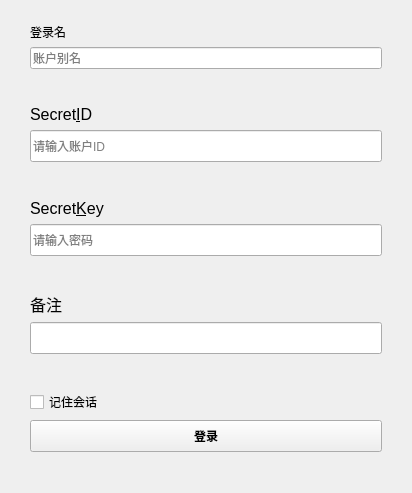
<?xml version="1.0" encoding="UTF-8"?>
<ui version="4.0">
 <class>UiLoginDialog</class>
 <widget class="QWidget" name="UiLoginDialog">
  <property name="geometry">
   <rect>
    <x>0</x>
    <y>0</y>
    <width>412</width>
    <height>493</height>
   </rect>
  </property>
  <property name="windowTitle">
   <string>登录</string>
  </property>
  <layout class="QVBoxLayout" name="verticalLayout">
   <property name="leftMargin">
    <number>30</number>
   </property>
   <property name="rightMargin">
    <number>30</number>
   </property>
   <item>
    <spacer name="verticalSpacer_7">
     <property name="orientation">
      <enum>Qt::Orientation::Vertical</enum>
     </property>
     <property name="sizeHint" stdset="0">
      <size>
       <width>20</width>
       <height>22</height>
      </size>
     </property>
    </spacer>
   </item>
   <item>
    <widget class="QLabel" name="labelLoginName">
     <property name="text">
      <string>登录名</string>
     </property>
    </widget>
   </item>
   <item>
    <widget class="UiComboLine" name="lineLoginName">
     <property name="text">
      <string/>
     </property>
     <property name="placeholderText">
      <string>账户别名</string>
     </property>
    </widget>
   </item>
   <item>
    <spacer name="verticalSpacer_2">
     <property name="orientation">
      <enum>Qt::Orientation::Vertical</enum>
     </property>
     <property name="sizeHint" stdset="0">
      <size>
       <width>20</width>
       <height>40</height>
      </size>
     </property>
    </spacer>
   </item>
   <item>
    <widget class="QLabel" name="labelSecretID">
     <property name="font">
      <font>
       <pointsize>12</pointsize>
      </font>
     </property>
     <property name="text">
      <string>Secret&amp;ID</string>
     </property>
     <property name="buddy">
      <cstring>lineSecretID</cstring>
     </property>
    </widget>
   </item>
   <item>
    <widget class="QLineEdit" name="lineSecretID">
     <property name="minimumSize">
      <size>
       <width>0</width>
       <height>32</height>
      </size>
     </property>
     <property name="maximumSize">
      <size>
       <width>16777215</width>
       <height>32</height>
      </size>
     </property>
     <property name="placeholderText">
      <string>请输入账户ID</string>
     </property>
     <property name="clearButtonEnabled">
      <bool>false</bool>
     </property>
    </widget>
   </item>
   <item>
    <spacer name="verticalSpacer_3">
     <property name="orientation">
      <enum>Qt::Orientation::Vertical</enum>
     </property>
     <property name="sizeHint" stdset="0">
      <size>
       <width>20</width>
       <height>40</height>
      </size>
     </property>
    </spacer>
   </item>
   <item>
    <widget class="QLabel" name="labelSecretKey">
     <property name="font">
      <font>
       <pointsize>12</pointsize>
      </font>
     </property>
     <property name="text">
      <string>Secret&amp;Key</string>
     </property>
     <property name="indent">
      <number>-1</number>
     </property>
     <property name="buddy">
      <cstring>lineSecretKey</cstring>
     </property>
    </widget>
   </item>
   <item>
    <widget class="UiKeywordEdit" name="lineSecretKey">
     <property name="minimumSize">
      <size>
       <width>0</width>
       <height>32</height>
      </size>
     </property>
     <property name="maximumSize">
      <size>
       <width>16777215</width>
       <height>32</height>
      </size>
     </property>
     <property name="echoMode">
      <enum>QLineEdit::EchoMode::Password</enum>
     </property>
     <property name="placeholderText">
      <string>请输入密码</string>
     </property>
    </widget>
   </item>
   <item>
    <spacer name="verticalSpacer_4">
     <property name="orientation">
      <enum>Qt::Orientation::Vertical</enum>
     </property>
     <property name="sizeHint" stdset="0">
      <size>
       <width>20</width>
       <height>40</height>
      </size>
     </property>
    </spacer>
   </item>
   <item>
    <widget class="QLabel" name="labelRemark">
     <property name="font">
      <font>
       <pointsize>12</pointsize>
      </font>
     </property>
     <property name="text">
      <string>备注</string>
     </property>
    </widget>
   </item>
   <item>
    <widget class="QLineEdit" name="lineRemark">
     <property name="minimumSize">
      <size>
       <width>0</width>
       <height>32</height>
      </size>
     </property>
     <property name="maximumSize">
      <size>
       <width>16777215</width>
       <height>32</height>
      </size>
     </property>
    </widget>
   </item>
   <item>
    <spacer name="verticalSpacer_5">
     <property name="orientation">
      <enum>Qt::Orientation::Vertical</enum>
     </property>
     <property name="sizeHint" stdset="0">
      <size>
       <width>20</width>
       <height>40</height>
      </size>
     </property>
    </spacer>
   </item>
   <item>
    <widget class="QCheckBox" name="saveSection">
     <property name="font">
      <font>
       <pointsize>9</pointsize>
      </font>
     </property>
     <property name="text">
      <string>记住会话</string>
     </property>
    </widget>
   </item>
   <item>
    <widget class="UiPushButton" name="btnLogin">
     <property name="minimumSize">
      <size>
       <width>0</width>
       <height>32</height>
      </size>
     </property>
     <property name="maximumSize">
      <size>
       <width>16777215</width>
       <height>32</height>
      </size>
     </property>
     <property name="font">
      <font>
       <family>sans-serif</family>
       <pointsize>9</pointsize>
       <italic>false</italic>
       <bold>true</bold>
      </font>
     </property>
     <property name="toolTip">
      <string/>
     </property>
     <property name="whatsThis">
      <string/>
     </property>
     <property name="styleSheet">
      <string notr="true"/>
     </property>
     <property name="text">
      <string>登录</string>
     </property>
     <property name="checkable">
      <bool>false</bool>
     </property>
     <property name="checked">
      <bool>false</bool>
     </property>
     <property name="autoRepeat">
      <bool>false</bool>
     </property>
    </widget>
   </item>
   <item>
    <spacer name="verticalSpacer_6">
     <property name="orientation">
      <enum>Qt::Orientation::Vertical</enum>
     </property>
     <property name="sizeHint" stdset="0">
      <size>
       <width>20</width>
       <height>40</height>
      </size>
     </property>
    </spacer>
   </item>
  </layout>
 </widget>
 <customwidgets>
  <customwidget>
   <class>UiPushButton</class>
   <extends>QPushButton</extends>
   <header location="global">src/fend/uicom/uipushbutton.h</header>
  </customwidget>
  <customwidget>
   <class>UiKeywordEdit</class>
   <extends>QLineEdit</extends>
   <header>src/fend/uicom/uikeywordedit.h</header>
  </customwidget>
  <customwidget>
   <class>UiComboLine</class>
   <extends>QLineEdit</extends>
   <header>src/fend/uicom/uicomboline.h</header>
  </customwidget>
 </customwidgets>
 <resources/>
 <connections/>
</ui>
